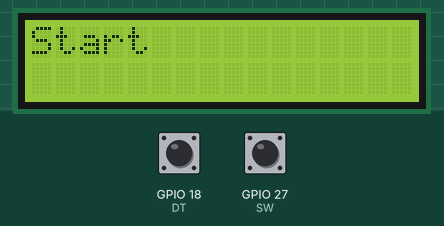
Simulated run of this program. Board: Raspberry Pi (BCM pin numbers). On the bench: 16×2 character LCD. Inputs (shaded band) come from the test bench; at power-on: GPIO 27 (SW) HIGH, GPIO 18 (DT) HIGH. The clock reads 2024-03-15 10:24:30 at power-on unless the program sets it; what the program prints to the terminal is not drawn.

Above: at 0.19 s.
At 1.4 s:
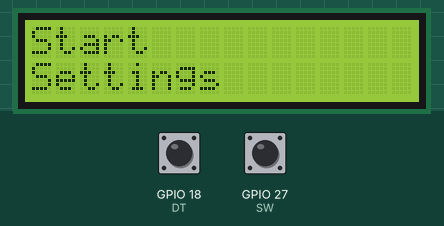
1.5 s: GPIO 27 (SW) pulled LOW for 0.15 s
Timing chart, 0 to 4.5 s (numbered marks = the images above; inputs shaded):
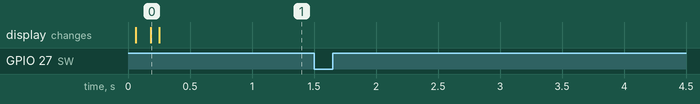

Measured:
- after the input at 1.5 s, every drawn part: stays the same

The program:

screen.py
```python
#!/usr/bin/env python3

import time
import smbus2 as smbus
import RPi.GPIO as GPIO

# I2C Address for 1602 LCD
LCD_ADDR = 0x27
BUS = smbus.SMBus(1)

# Rotary Encoder GPIO Pins
CLK = 17  # A
DT = 18   # B
SW = 27   # Button

# Menu Structure
menu_tree = {
    "Start": None,
    "Settings": ["Brightness", "Volume", "Back"],
    "Info": ["Version: 1.1.5", "Credits", "Back"],
    "Exit": None
}

main_menu = list(menu_tree.keys())
submenu = []
order_66_unlocked = False
roger_roger_unlocked = False

# Menu State Tracking
current_menu = main_menu
menu_index_top = 0
menu_index_bottom = 1 if len(main_menu) > 1 else 0
in_submenu = False
rotary_turns = 0  # Track rotary turns
button_clicks = 0 # Track the total button pushes

# GPIO Setup
GPIO.setmode(GPIO.BCM)
GPIO.setup(CLK, GPIO.IN, pull_up_down=GPIO.PUD_UP)
GPIO.setup(DT, GPIO.IN, pull_up_down=GPIO.PUD_UP)
GPIO.setup(SW, GPIO.IN, pull_up_down=GPIO.PUD_UP)

# Rotary Encoder State
clk_last_state = GPIO.input(CLK)
last_turn_time = time.time()  # Tracks last movement time
debounce_interval = 0.2  # Increase to make encoder less sensitive

def write_word(data):
    """Write a byte to the I2C LCD with backlight control."""
    try:
        BUS.write_byte(LCD_ADDR, data | 0x08)  # Backlight ON
    except Exception as e:
        print(f"[ERROR] LCD Write Failed: {e}")

def send_command(command):
    """Send a command to the LCD."""
    write_word(command & 0xF0)
    write_word((command & 0xF0) | 0x04)
    write_word(command & 0xF0)
    write_word((command << 4) & 0xF0)
    write_word(((command << 4) & 0xF0) | 0x04)
    write_word((command << 4) & 0xF0)
    time.sleep(0.002)

def send_data(data):
    """Send a character to the LCD."""
    write_word((data & 0xF0) | 0x01)
    write_word(((data & 0xF0) | 0x05))
    write_word((data & 0xF0) | 0x01)
    write_word(((data << 4) & 0xF0) | 0x01)
    write_word((((data << 4) & 0xF0) | 0x05))
    write_word(((data << 4) & 0xF0) | 0x01)
    time.sleep(0.002)

def init_lcd():
    """Initialize LCD in 4-bit mode."""
    time.sleep(0.05)
    send_command(0x33)
    send_command(0x32)
    send_command(0x28)
    send_command(0x0C)
    send_command(0x01)
    time.sleep(0.1)

def write_lcd(line1, line2):
    """Write text to the LCD, clearing previous text."""
    send_command(0x80)  # Move to first line
    for i in range(16):
        send_data(ord(line1[i]) if i < len(line1) else ord(' '))
    send_command(0xC0)  # Move to second line
    for i in range(16):
        send_data(ord(line2[i]) if i < len(line2) else ord(' '))

def update_display():
    """Update LCD with the current menu selection."""

    line1 = current_menu[menu_index_top]
    line2 = current_menu[menu_index_bottom] if menu_index_bottom < len(current_menu) else ""
    write_lcd(line1, line2)
    print(f"[DISPLAY] {line1} / {line2}")


def check_unlocks():
    """Checks and unlocks any Easter eggs based on conditions."""
    global order_66_unlocked, main_menu, menu_tree

    # Unlock "Order 66" if the rotary encoder turns 66 times
    if rotary_turns == 5 and not order_66_unlocked:
        order_66_unlocked = True
        main_menu.append("Order 66")
        menu_tree["Order 66"] = ["End the Jedi", "Back"]
        print("[SECRET] Order 66 Unlocked!")


def read_rotary():
    """Reads rotary encoder input with reduced sensitivity."""
    global menu_index_top, menu_index_bottom, clk_last_state, last_turn_time, rotary_turns, order_66__unlocked, roger_roger_unlocked
    clk_state = GPIO.input(CLK)
    dt_state = GPIO.input(DT)
    current_time = time.time()

    if clk_state != clk_last_state and (current_time - last_turn_time) > debounce_interval:
        if dt_state != clk_state:
            menu_index_top = (menu_index_top + 1) % len(current_menu)
            menu_index_bottom = (menu_index_top + 1) % len(current_menu)
            rotary_turns += 1
        else:
            menu_index_top = (menu_index_top - 1) % len(current_menu)
            menu_index_bottom = (menu_index_top + 1) % len(current_menu)
            rotary_turns -= 1


        # Check for unlocks
        check_unlocks()

        print(f"[ROTARY] Turn Count: {rotary_turns}")
        last_turn_time = current_time
        update_display()
    clk_last_state = clk_state

def check_button():
    """Check if the encoder button is pressed."""
    global current_menu, submenu, menu_index_top, menu_index_bottom, in_submenu, button_clicks

    if GPIO.input(SW) == GPIO.LOW:
        selected_item = current_menu[menu_index_top]
        button_clicks += 1

        if in_submenu:
            if selected_item == "Back":
                current_menu = main_menu
                in_submenu = False
                menu_index_top = 0
                menu_index_bottom = 1 if len(main_menu) > 1 else 0
                print(f"[NAVIGATION] Returning to Main Menu | Button Count: {button_clicks}")
            else:
                print(f"[ACTION] Selected {selected_item} in submenu | Button Count: {button_clicks}")
        else:
            if menu_tree.get(selected_item):  # Check if it has a submenu
                submenu = menu_tree[selected_item]
                current_menu = submenu
                in_submenu = True
                menu_index_top = 0
                menu_index_bottom = 1 if len(submenu) > 1 else 0
                print(f"[NAVIGATION] Entering {selected_item} submenu | Button Count: {button_clicks}")
            else:
                print(f"[ACTION] Selected {selected_item} | Button Count: {button_clicks}")

        update_display()
        time.sleep(0.3)  # Basic debounce

# Initialize LCD
init_lcd()
update_display()

try:
    while True:
        read_rotary()
        check_button()
        time.sleep(0.01)  # Small delay to reduce CPU usage
except KeyboardInterrupt:
    GPIO.cleanup()
    send_command(0x01)  # Clear LCD
    print("[EXIT] Cleanup and Shutdown...")
```
